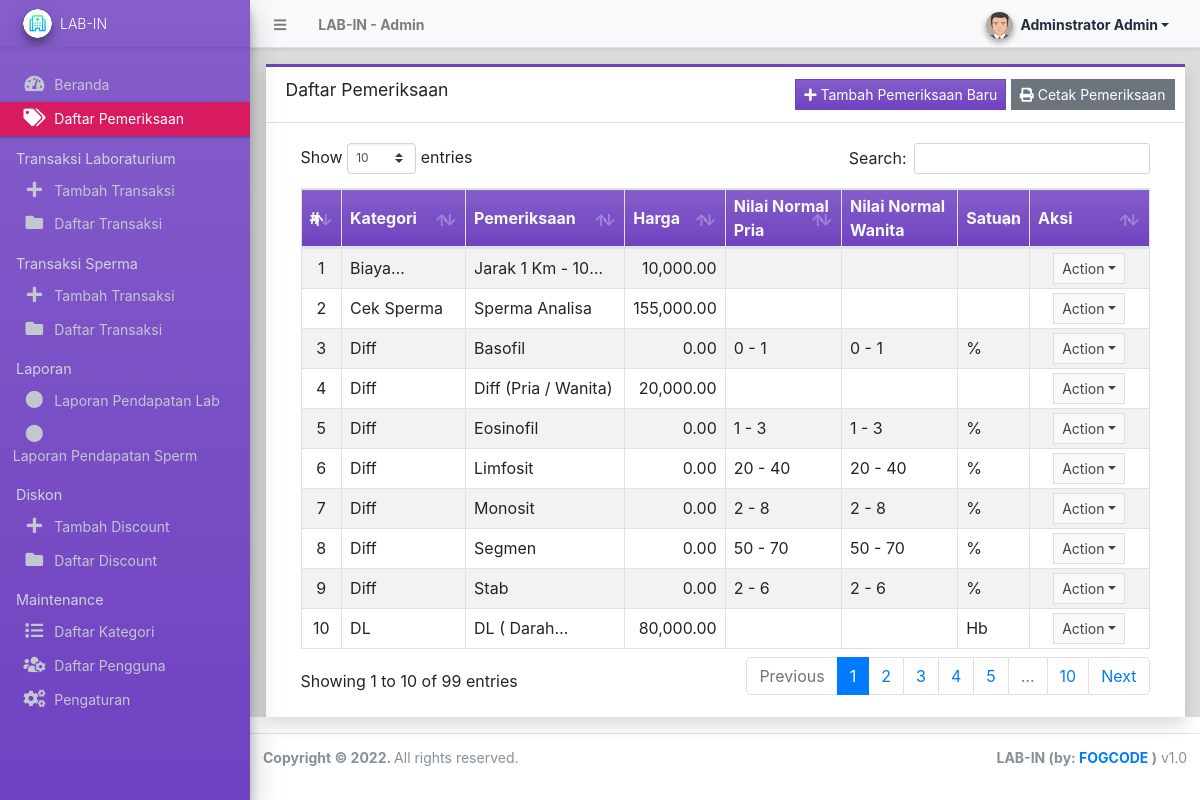
The app's page /admin/?page=prices (signed in) with its own data.
### tables this page shows
CREATE TABLE `price_list` (
  `id` int(30) NOT NULL,
  `category_id` int(30) NOT NULL,
  `size` text NOT NULL,
  `price` float NOT NULL DEFAULT 0,
  `normalvalue` text NOT NULL,
  `normalvalue_wanita` text NOT NULL,
  `satuan` text NOT NULL,
  `status` tinyint(1) NOT NULL DEFAULT 1,
  `delete_flag` tinyint(1) NOT NULL DEFAULT 0,
  `date_created` datetime NOT NULL DEFAULT current_timestamp(),
  `date_updated` datetime DEFAULT NULL ON UPDATE current_timestamp()
);

CREATE TABLE `category_list` (
  `id` int(30) NOT NULL,
  `name` text NOT NULL,
  `description` text NOT NULL,
  `status` tinyint(1) NOT NULL DEFAULT 1,
  `delete_flag` tinyint(1) NOT NULL DEFAULT 0,
  `date_created` datetime NOT NULL DEFAULT current_timestamp(),
  `date_updated` datetime DEFAULT NULL ON UPDATE current_timestamp()
);

### config.php (called while the page is built, shortened)
<?php
require_once('classes/DBConnection.php');
require_once('classes/SystemSettings.php');
function validate_image($file){
	if(!empty($file)){
        $ex = explode('?',$file);
        $file = $ex[0];
        $param =  isset($ex[1]) ? '?'.$ex[1]  : '';
		if(is_file(base_app.$file)){
			return base_url.$file.$param;
		}else{
			return base_url.'dist/img/no-image-available.png';
		}
	}else{
		return base_url.'dist/img/no-image-available.png';
	}
}
function isMobileDevice(){
    $aMobileUA = array(
        '/iphone/i' => 'iPhone',
        '/ipod/i' => 'iPod',
        '/ipad/i' => 'iPad',
        '/android/i' => 'Android',
        '/blackberry/i' => 'BlackBerry',
        '/webos/i' => 'Mobile'
    );
    return false;
}
?>

### classes/DBConnection.php (called while the page is built, shortened)
<?php
class DBConnection{
    private $host = DB_SERVER;
    private $username = DB_USERNAME;
    private $password = DB_PASSWORD;
    private $database = DB_NAME;
    public $conn;
    public function __construct(){
        if (!isset($this->conn)) {
            $this->conn = new mysqli($this->host, $this->username, $this->password, $this->database);
        }
    }
}
?>

### classes/SystemSettings.php (called while the page is built, shortened)
<?php
class SystemSettings extends DBConnection{
	function userdata($field = ''){
		if(!empty($field)){
			if(isset($_SESSION['userdata'][$field]))
				return $_SESSION['userdata'][$field];
			else
				return null;
		}else{
			return false;
		}
	}
	function info($field=''){
		if(!empty($field)){
			if(isset($_SESSION['system_info'][$field]))
				return $_SESSION['system_info'][$field];
			else
				return false;
		}else{
			return false;
		}
	}
}
$_settings = new SystemSettings();
?>

### admin/prices/index.php (the view, shortened to what this page needs)
<div class="card card-outline card-purple rounded-0 shadow">
	<div class="card-header">
		<h3 class="card-title">Daftar Pemeriksaan</h3>
		<div class="card-tools">
			<?php if($_settings->userdata('type') == 1): ?>
			<a href="javascript:void(0)" id="create_new" class="btn btn-flat btn-sm btn-primary"><span class="fas fa-plus"></span>  Tambah Pemeriksaan Baru</a>
			<?php endif; ?>
			<a href="./?page=prices/list_price" id="" class="btn btn-flat btn-sm btn-secondary"><span class="fas fa-print"></span>  Cetak Pemeriksaan</a>
		</div>
	</div>
	<div class="card-body">
		<div class="container-fluid">
        <div class="container-fluid">
			<table class="table table-bordered table-hover table-striped">
				<colgroup>
					<col width="5%">
					<col width="15%">
					<col width="20%">
					<col width="10%">
					<col width="15%">
					<col width="15%">
					<col width="5%">
					<col width="15%">
				</colgroup>
				<thead>
					<tr class="bg-gradient-purple text-light">
						<th>#</th>
						<th>Kategori</th>
						<th>Pemeriksaan</th>
						<th>Harga</th>
						<th>Nilai Normal Pria</th>
						<th>Nilai Normal Wanita</th>
						<th>Satuan</th>
						<th>Aksi</th>
					</tr>
				</thead>
				<tbody>
					<?php
						$i = 1;
						$qry = $conn->query("SELECT p.*,c.name as category from `price_list` p inner join category_list c on p.category_id = c.id where p.delete_flag = 0 order by c.`name` asc, p.size asc ");
						while($row = $qry->fetch_assoc()):
					?>
						<tr>
							<td class="text-center"><?php echo $i++; ?></td>
							<td class=""><p class="m-0 truncate-1"><?php echo $row['category'] ?></p></td>
							<td class=""><p class="m-0 truncate-1"><?php echo $row['size'] ?></p></td>
							<td class="text-right"><?= number_format($row['price'],2) ?></td>
							<td class=""><p class="m-0 truncate-1"><?php echo $row['normalvalue'] ?></p></td>
							<td class=""><p class="m-0 truncate-1"><?php echo $row['normalvalue_wanita'] ?></p></td>
							<td class=""><p class="m-0 truncate-1"><?php echo $row['satuan'] ?></p></td>
							<td align="center">
								 <button type="button" class="btn btn-flat btn-default btn-sm dropdown-toggle dropdown-icon" data-toggle="dropdown">
				                  		Action
				                  </button>
							</td>
						</tr>
					<?php endwhile; ?>
				</tbody>
			</table>
		</div>
		</div>
	</div>
</div>

### admin/index.php (shortened to what this page needs)
<?php require_once('../config.php'); ?>
 <!DOCTYPE html>
<html lang="en" class="" style="height: auto;">
<?php require_once('inc/header.php') ?>
  <body class="layout-fixed control-sidebar-slide-open layout-navbar-fixed" data-new-gr-c-s-check-loaded="14.991.0" data-gr-ext-installed="" style="height: auto;">
    <div class="wrapper">
     <?php require_once('inc/topBarNav.php') ?>
     <?php require_once('inc/navigation.php') ?>
     <?php $page = isset($_GET['page']) ? $_GET['page'] : 'home';  ?>
      <div class="content-wrapper pt-3" style="min-height: 567.854px;">
        <section class="content ">
          <div class="container-fluid">
            <?php
              if(!file_exists($page.".php") && !is_dir($page)){
                  include '404.html';
              }else{
                if(is_dir($page))
                  include $page.'/index.php';
                else
                  include $page.'.php';
              }
            ?>
          </div>
        </section>
      </div>
      <?php require_once('inc/footer.php') ?>
  </body>
</html>

### admin/inc/header.php (shortened to what this page needs)
<head>
    <link rel="stylesheet" href="<?php echo base_url ?>plugins/fontawesome-free/css/all.min.css">
    <link rel="stylesheet" href="<?php echo base_url ?>plugins/tempusdominus-bootstrap-4/css/tempusdominus-bootstrap-4.min.css">
  <link rel="stylesheet" href="<?php echo base_url ?>plugins/datatables-bs4/css/dataTables.bootstrap4.min.css">
  <link rel="stylesheet" href="<?php echo base_url ?>plugins/datatables-responsive/css/responsive.bootstrap4.min.css">
  <link rel="stylesheet" href="<?php echo base_url ?>plugins/datatables-buttons/css/buttons.bootstrap4.min.css">
  <link rel="stylesheet" href="<?php echo base_url ?>plugins/select2/css/select2.min.css">
  <link rel="stylesheet" href="<?php echo base_url ?>plugins/select2-bootstrap4-theme/select2-bootstrap4.min.css">
    <link rel="stylesheet" href="<?php echo base_url ?>plugins/icheck-bootstrap/icheck-bootstrap.min.css">
    <link rel="stylesheet" href="<?php echo base_url ?>plugins/jqvmap/jqvmap.min.css">
    <link rel="stylesheet" href="<?php echo base_url ?>plugins/fullcalendar/main.css">
    <link rel="stylesheet" href="<?php echo base_url ?>dist/css/adminlte.css">
    <link rel="stylesheet" href="<?php echo base_url ?>dist/css/custom.css">
    <link rel="stylesheet" href="<?php echo base_url ?>plugins/overlayScrollbars/css/OverlayScrollbars.min.css">
    <link rel="stylesheet" href="<?php echo base_url ?>plugins/daterangepicker/daterangepicker.css">
    <link rel="stylesheet" href="<?php echo base_url ?>plugins/summernote/summernote-bs4.min.css">
  <link rel="stylesheet" href="<?php echo base_url ?>plugins/sweetalert2-theme-bootstrap-4/bootstrap-4.min.css">
  <link rel="stylesheet" href="https://cdn.datatables.net/buttons/2.2.2/css/buttons.dataTables.min.css">
  </head>

### admin/inc/topBarNav.php (shortened to what this page needs)
<nav class="main-header navbar navbar-expand navbar-light border-top-0  border-left-0 border-right-0 text-sm shadow-sm bg-gradient-light">
  <ul class="navbar-nav">
    <li class="nav-item">
    <a class="nav-link" data-widget="pushmenu" href="#" role="button"><i class="fas fa-bars"></i></a>
    </li>
    <li class="nav-item d-none d-sm-inline-block">
      <a href="<?php echo base_url ?>" class="nav-link"><b><?php echo (!isMobileDevice()) ? $_settings->info('name'):$_settings->info('short_name'); ?> - Admin</b></a>
    </li>
  </ul>
  <ul class="navbar-nav ml-auto">
    <li class="nav-item">
      <div class="btn-group nav-link">
            <button type="button" class="btn btn-rounded badge badge-light dropdown-toggle dropdown-icon" data-toggle="dropdown">
              <span><img src="<?php echo validate_image($_settings->userdata('avatar')) ?>" class="img-circle elevation-2 user-img" alt="User Image"></span>
              <span class="ml-3"><?php echo ucwords($_settings->userdata('firstname').' '.$_settings->userdata('lastname')) ?></span>
            </button>
        </div>
    </li>
  </ul>
</nav>

### admin/inc/navigation.php (shortened to what this page needs)
<aside class="main-sidebar sidebar-dark-maroon elevation-4 sidebar-no-expand bg-gradient-purple">
  <a href="<?php echo base_url ?>admin" class="brand-link bg-transparent text-sm border-0 shadow-sm">
  <img src="<?php echo validate_image($_settings->info('logo'))?>" alt="Store Logo" class="brand-image img-circle elevation-3 bg-black" style="width: 1.8rem;height: 1.8rem;max-height: unset;object-fit:scale-down;object-position:center center">
  <span class="brand-text font-weight-light"><?php echo $_settings->info('short_name') ?></span>
  </a>
  <div class="sidebar os-host os-theme-light os-host-overflow os-host-overflow-y os-host-resize-disabled os-host-transition os-host-scrollbar-horizontal-hidden">
    <div class="os-content-glue" style="margin: 0px -8px; width: 249px; height: 646px;"></div>
    <div class="os-padding">
      <div class="os-viewport os-viewport-native-scrollbars-invisible" style="overflow-y: scroll;">
        <div class="os-content" style="padding: 0px 8px; height: 100%; width: 100%;">
          <nav class="mt-4">
             <ul class="nav nav-pills nav-sidebar flex-column text-sm nav-compact nav-flat nav-child-indent nav-collapse-hide-child" data-widget="treeview" role="menu" data-accordion="false">
              <li class="nav-item dropdown">
                <a href="./" class="nav-link nav-home">
                  <i class="nav-icon fas fa-tachometer-alt"></i>
                  <p>
                    Beranda
                  </p>
                </a>
              </li>
              <li class="nav-item">
                <a href="<?php echo base_url ?>admin/?page=prices" class="nav-link nav-prices">
                  <i class="nav-icon fas fa-tags"></i>
                  <p>
                    Daftar Pemeriksaan
                  </p>
                </a>
              </li>
              <li class="nav-header">Transaksi Laboraturium</li>
              <li class="nav-item dropdown">
                <a href="<?php echo base_url ?>admin/?page=transactions/manage_transaction" class="nav-link nav-transactions_manage_transaction">
                  <i class="nav-icon fas fa-plus"></i>
                  <p>
                    Tambah Transaksi
                  </p>
                </a>
              </li>
              <li class="nav-item">
                <a href="<?php echo base_url ?>admin/?page=transactions" class="nav-link nav-transactions">
                  <i class="nav-icon fas fa-folder"></i>
                  <p>
                    Daftar Transaksi
                  </p>
                </a>
              </li>
              <li class="nav-header">Transaksi Sperma</li>
              <li class="nav-item">
                <a href="<?php echo base_url ?>admin/?page=transactions/manage_sperma" class="nav-link nav-transactions_manage_sperm">
                  <i class="nav-icon fas fa-plus"></i>
                  <p>
                    Tambah Transaksi
                  </p>
                </a>
              </li>
              <li class="nav-item">
                <a href="<?php echo base_url ?>admin/?page=transactions/index_sperma" class="nav-link nav-transactions_sperm">
                  <i class="nav-icon fas fa-folder"></i>
                  <p>
                    Daftar Transaksi
                  </p>
                </a>
              </li>
              <li class="nav-header">Laporan</li>
                <li class="nav-item dropdown">
                  <a href="<?php echo base_url ?>admin/?page=reports/date_wise_transaction" class="nav-link nav-reports_date_wise_transaction">
                    <i class="nav-icon fas fa-circle"></i>
                    <p>
                      Laporan Pendapatan Lab
                    </p>
                  </a>
                </li>
                <li class="nav-item dropdown">
                  <a href="<?php echo base_url ?>admin/?page=reports/date_wise_payment" class="nav-link nav-reports_date_wise_payment">
                    <i class="nav-icon fas fa-circle"></i>
                    <p>
                      Laporan Pendapatan Sperm
                    </p>
                  </a>
                </li>
                <li class="nav-header">Diskon</li>
                <?php if($_settings->userdata('type') == 1): ?>
                <li class="nav-item dropdown">
                <a href="<?php echo base_url ?>admin/?page=discount" class="nav-link nav-discount">
                  <i class="nav-icon fas fa-plus"></i>
                  <p>
                   Tambah Discount
                  </p>
                </a>
                </li>
                <?php endif; ?>
                <li class="nav-item dropdown">
                <a href="<?php echo base_url ?>admin/?page=discount/view_discount" class="nav-link nav-view-discount">
                  <i class="nav-icon fas fa-folder"></i>
                  <p>
                   Daftar Discount
                  </p>
                </a>
                </li>
              <li class="nav-header">Maintenance</li>
              <li class="nav-item dropdown">
                <a href="<?php echo base_url ?>admin/?page=categories" class="nav-link nav-categories">
                  <i class="nav-icon fas fa-list"></i>
                  <p>
                   Daftar Kategori
                  </p>
                </a>
              </li>
              <?php if($_settings->userdata('type') == 1): ?>
              <li class="nav-item dropdown">
                <a href="<?php echo base_url ?>admin/?page=user/list" class="nav-link nav-user_list">
                  <i class="nav-icon fas fa-users-cog"></i>
                  <p>
                    Daftar Pengguna
                  </p>
                </a>
              </li>
              <li class="nav-item dropdown">
                <a href="<?php echo base_url ?>admin/?page=system_info" class="nav-link nav-system_info">
                  <i class="nav-icon fas fa-cogs"></i>
                  <p>
                    Pengaturan
                  </p>
                </a>
              </li>
              <?php endif; ?>
            </ul>
          </nav>
        </div>
      </div>
    </div>
  </div>
</aside>

### admin/inc/footer.php (shortened to what this page needs)
<footer class="main-footer text-sm">
        <strong>Copyright © <?php echo date('Y') ?>.
        </strong>
        All rights reserved.
        <div class="float-right d-none d-sm-inline-block">
          <b><?php echo $_settings->info('short_name') ?> (by: <a href="mailto:alfirero@gmail.com" target="blank">FOGCODE</a> )</b> v1.0
        </div>
      </footer>
    </div>

### admin/inc/topBarNav.php (style rules this page uses)
.user-img { position: absolute; height: 27px; width: 27px; object-fit: cover; left: -7%; top: -12%; }
.btn-rounded { border-radius: 50px; }

### records on screen
price_list: size "Jarak 1 Km -…", price "10,000.00"
price_list: category.name "Cek Sperma", size "Sperma Analisa", price "155,000.00"
price_list: category.name "Diff", size "Basofil", price "0.00", normalvalue "0 - 1", normalvalue_wanita "0 - 1", satuan "%"
price_list: category.name "Diff", size "Diff (Pria / Wanita)", price "20,000.00"
price_list: category.name "Diff", size "Eosinofil", price "0.00", normalvalue "1 - 3", normalvalue_wanita "1 - 3", satuan "%"
price_list: category.name "Diff", size "Limfosit", price "0.00", normalvalue "20 - 40", normalvalue_wanita "20 - 40", satuan "%"
price_list: category.name "Diff", size "Monosit", price "0.00", normalvalue "2 - 8", normalvalue_wanita "2 - 8", satuan "%"
price_list: category.name "Diff", size "Segmen", price "0.00", normalvalue "50 - 70", normalvalue_wanita "50 - 70", satuan "%"
price_list: category.name "Diff", size "Stab", price "0.00", normalvalue "2 - 6", normalvalue_wanita "2 - 6", satuan "%"
price_list: category.name "DL", size "DL (…", price "80,000.00", satuan "Hb"

### other values on screen
$_settings->info('name') "LAB-IN"
$_settings->userdata('firstname').' '.$_settings->userdata('lastname') "Adminstrator Admin"
$_settings->info('short_name') "LAB-IN"
